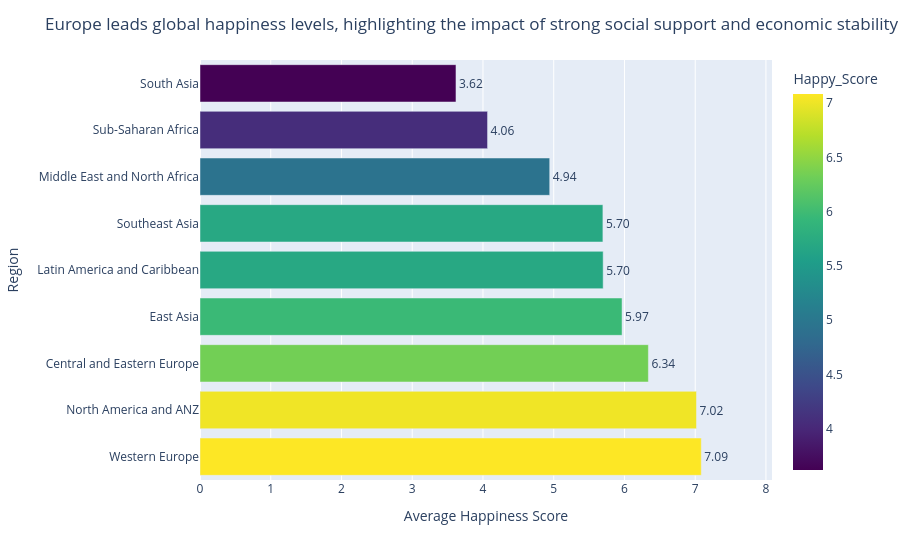

The notebook cell saved with this chart:
### Code cell
fig.update_layout(
    yaxis=dict(autorange="reversed"),
    
    # Insight title (important!)
    title="Europe leads global happiness levels, highlighting the impact of strong social support and economic stability",
    
    xaxis_title="Average Happiness Score",
    yaxis_title="Region"
)

fig.update_xaxes(range=[0, region_avg['Happy_Score'].max() + 1])

# Improve labels appearance
fig.update_traces(
    texttemplate='%{text:.2f}',
    textposition='outside'
)

### Figure 1 — Plotly figure (JSON) as saved in the notebook; plotly's stock layout.template omitted (floating-point values rounded to 4 significant figures)
{"data": [{"hovertemplate": "Happy_Score=%{marker.color}<br>Region=%{y}<extra></extra>", "legendgroup": "", "marker": {"color": [3.618, 4.065, 4.943, 5.695, 5.699, 5.966, 6.338, 7.018, 7.086], "coloraxis": "coloraxis", "pattern": {"shape": ""}}, "name": "", "orientation": "h", "showlegend": false, "text": [3.618, 4.065, 4.943, 5.695, 5.699, 5.966, 6.338, 7.018, 7.086], "textposition": "outside", "texttemplate": "%{text:.2f}", "type": "bar", "x": [3.618, 4.065, 4.943, 5.695, 5.699, 5.966, 6.338, 7.018, 7.086], "xaxis": "x", "y": ["South Asia", "Sub-Saharan Africa", "Middle East and North Africa", "Southeast Asia", "Latin America and Caribbean", "East Asia", "Central and Eastern Europe", "North America and ANZ", "Western Europe"], "yaxis": "y"}], "layout": {"barmode": "relative", "coloraxis": {"colorbar": {"title": {"text": "Happy_Score"}}, "colorscale": [[0, "#440154"], [0.1111, "#482878"], [0.2222, "#3e4989"], [0.3333, "#31688e"], [0.4444, "#26828e"], [0.5556, "#1f9e89"], [0.6667, "#35b779"], [0.7778, "#6ece58"], [0.8889, "#b5de2b"], [1, "#fde725"]]}, "legend": {"tracegroupgap": 0}, "margin": {"t": 60}, "title": {"text": "Europe leads global happiness levels, highlighting the impact of strong social support and economic stability"}, "xaxis": {"anchor": "y", "domain": [0, 1], "range": [0, 8.086], "title": {"text": "Average Happiness Score"}}, "yaxis": {"anchor": "x", "autorange": "reversed", "domain": [0, 1], "title": {"text": "Region"}}}}
